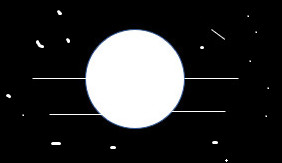
#> input picture ch_12/bw_noise.jpg, 282 x 163 px
$ python ch12_3.py
#> lines starting #> are read from the running program, lines starting #| are printed output that depends on the picture
# Erosion
# dst = cv2.erode(src, kernel, anchor, iterations, borderType, borderValue)
# kernel = 3x3, 5x5, 11x11

import cv2
import numpy as np

kernel3 = np.ones((3, 3), np.uint8)
kernel5 = np.ones((5, 5), np.uint8)
kernel11 = np.ones((11, 11), np.uint8)

src = cv2.imread('bw_noise.jpg')
#> src is the input picture: shape (163, 282, 3); mean B, G, R 45, 44.6, 44.3

dst3 = cv2.erode(src, kernel3)
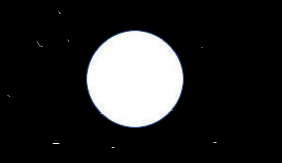
#> dst3: shape (163, 282, 3); mean B, G, R 40.4, 40.1, 39.8
dst5 = cv2.erode(src, kernel5)
dst11 = cv2.erode(src, kernel11)
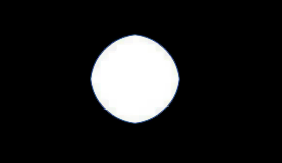
#> dst11: shape (163, 282, 3); mean B, G, R 32, 31.7, 31.5

cv2.imshow('Src', src)
cv2.imshow('Erosion 3x3', dst3)
cv2.imshow('Erosion 5x5', dst5)
cv2.imshow('Erosion 11x11', dst11)

cv2.waitKey(0)
cv2.destroyAllWindows()

$ run again, with ch_12/btree.jpg copied over ch_12/bw_noise.jpg
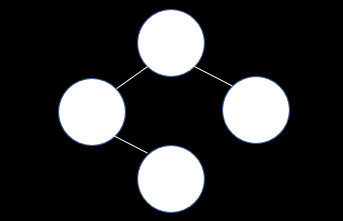
#> input picture ch_12/btree.jpg, 343 x 221 px
#> src is the input picture: shape (221, 343, 3); mean B, G, R 47.8, 47.1, 46.8
#> `dst5 = cv2.erode(src, kernel5)`:
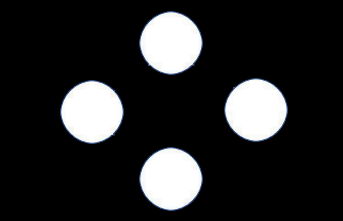
#> dst5: shape (221, 343, 3); mean B, G, R 40.1, 39.6, 39.2
#> `dst11 = cv2.erode(src, kernel11)`:
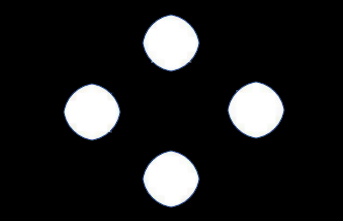
#> dst11: shape (221, 343, 3); mean B, G, R 30.5, 30.1, 29.7
